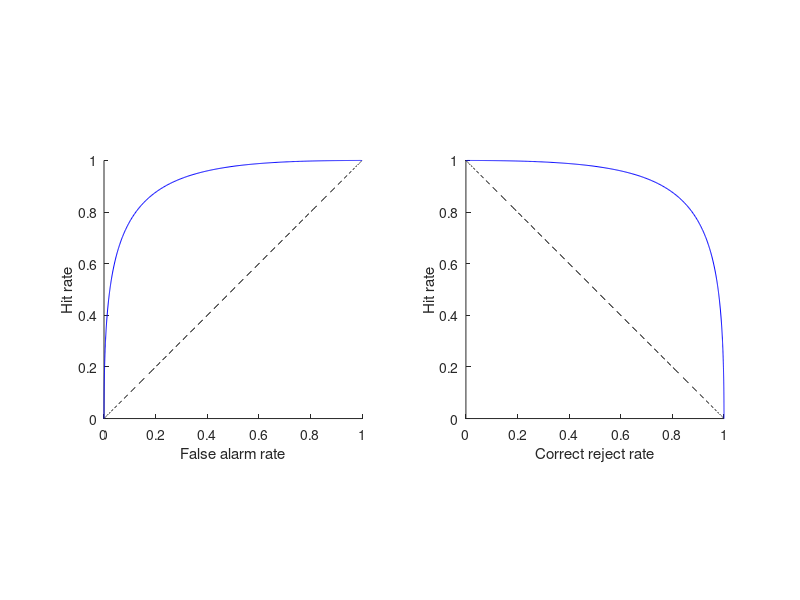

Source code (MATLAB):
d = 2; 

muNS = 0; 
muS  = muNS+d;

c = -10:0.01:10;

fr = 1-normcdf(c,muNS,1);
cr = 1-fr;
hr = 1-normcdf(c,muS,1);

figure;
subplot(1,2,1); hold on; 
plot(hr,hr,'k--'); 
plot(fr,hr,'b-');
axis square;
xlabel('False alarm rate'); ylabel('Hit rate'); 

subplot(1,2,2); hold on; 
plot(hr,1-hr,'k--'); 
plot(cr,hr,'b-');
axis square;
xlabel('Correct reject rate'); ylabel('Hit rate'); 

